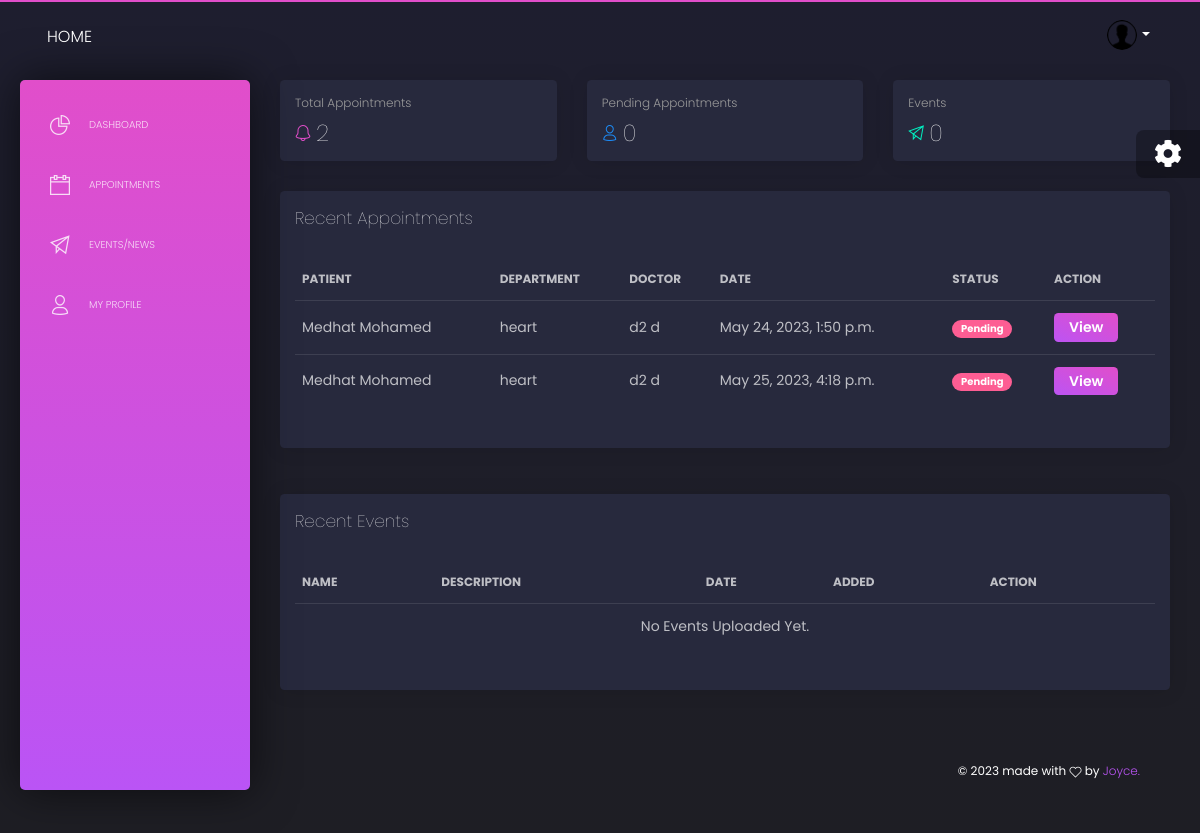
/dashboard/ (signed in), run on an earlier commit of the app's database.
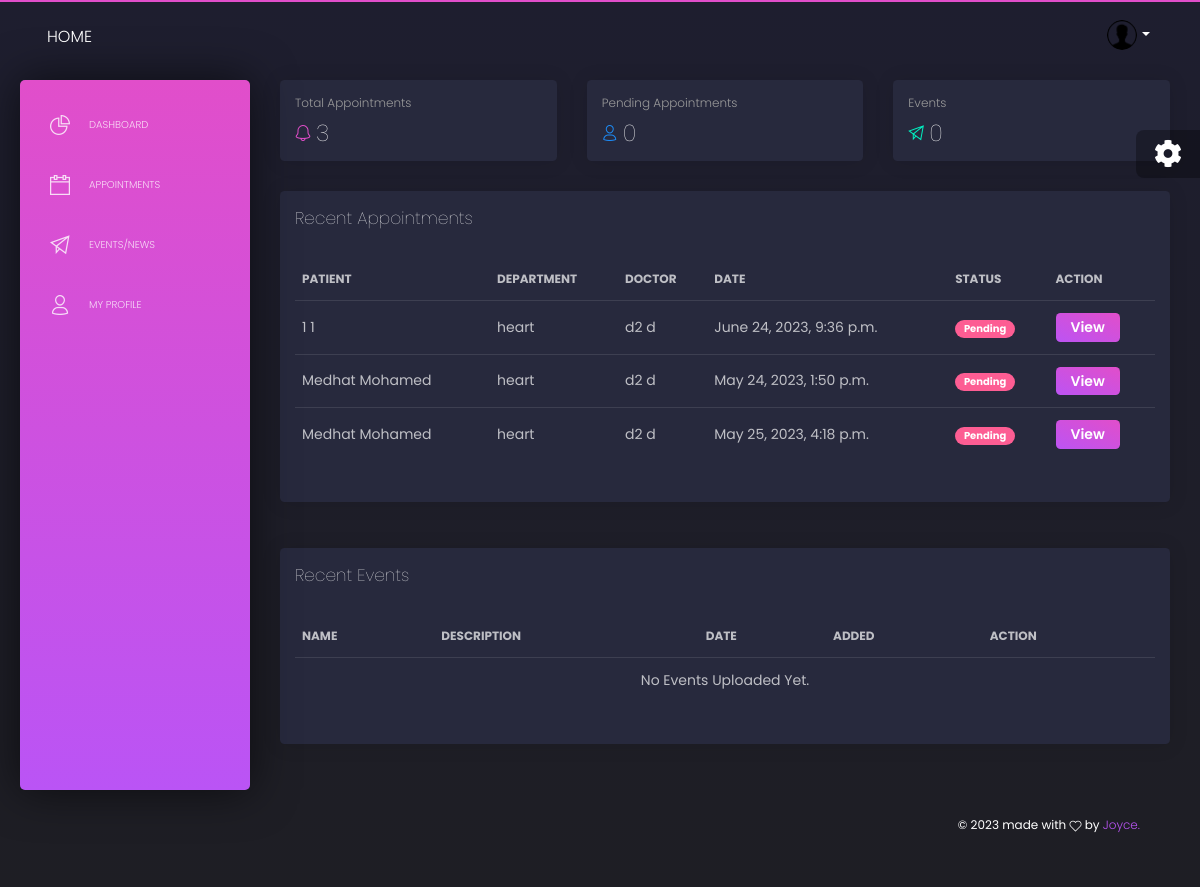
And on a later commit of the database.
### core/models.py (models this page shows, shortened)
class CommonInfo(models.Model):
    created_at = models.DateTimeField(auto_now_add=True)
    last_update = models.DateTimeField(auto_now=True)
    class Meta:
        abstract = True

class Appointment(CommonInfo):
    department = models.ForeignKey(Department, on_delete=models.CASCADE, related_name='appointments', null=True, blank=True)
    doctor = models.ForeignKey(User, on_delete=models.CASCADE, limit_choices_to={'role': 'doctor'}, related_name='appointments_requested', blank=True, null=True)
    patient = models.ForeignKey(User, on_delete=models.CASCADE, related_name='appointments_made', null=True, blank=True)
    date = models.DateTimeField()
    name = models.CharField(max_length=255, null=True, blank=True)
    phone = models.CharField(max_length=255, null=True, blank=True)
    email = models.EmailField(max_length=255, null=True, blank=True)
    message = models.TextField(default='-')
    status = models.CharField(max_length=15, choices=STATUS_CHOICES, default='pending')
    confirmed_by = models.ForeignKey(User, on_delete=models.CASCADE, related_name='appointments_confirmed', blank=True, null=True)
    class Meta:
        unique_together = ('doctor', 'date', )

### users/models.py (models this page shows, shortened)
class CommonInfo(models.Model):
    created_at = models.DateTimeField(auto_now_add=True)
    last_update = models.DateTimeField(auto_now=True)
    class Meta:
        abstract = True

class Department(CommonInfo):
    name = models.CharField(max_length=254)
    description = models.TextField()
    cover_photo = models.ImageField(upload_to="departments/cover_photos/")
    created_at = models.DateTimeField(auto_now_add=True)
    last_update = models.DateTimeField(auto_now=True)
    class Meta:
        ordering = ('name',)

class UserAccount(AbstractUser):
    email = models.EmailField(unique=True)
    first_name = models.CharField(max_length=50)
    last_name = models.CharField(max_length=50)
    photo = models.ImageField(upload_to='users/profile-photos/', null=True)
    phone_number = models.CharField(max_length=50, null=True, blank=True)
    role = models.CharField(max_length=30,choices=ROLE_CHOICES,default='admin')
    gender = models.CharField(max_length=20, choices=GENDER_CHOICES, default='male')
    date_of_birth = models.DateField(null=True, blank=True)
    staff_id = models.CharField(max_length=50, null=True, blank=True)
    id_no = models.PositiveIntegerField(null=True, blank=True)
    specializations = models.ManyToManyField(Specialization, related_name='doctors', blank=True)
    is_available = models.BooleanField(default=True)
    department = models.ForeignKey(Department, on_delete=models.CASCADE, null=True, blank=True, related_name='users')
    bio = models.TextField(default='Aut maiores voluptates amet et quis praesentium qui senda para')
    USERNAME_FIELD = 'email'
    REQUIRED_FIELDS = ['first_name', 'last_name',]
    objects = UserAccountManager()

### doctor_dashboard/views/index.py (the view)
class DashboardTemplateView(DashboardView, TemplateView):
    template_name = 'doctor-dashboard/index.html'
    def get_context_data(self, **kwargs):
        user = self.request.user
        appointments = Appointment.objects.filter(doctor=user)
        context = super().get_context_data(**kwargs)
        context["appointments_count"] = appointments.count()
        context["pending_appointments_count"] = appointments.filter(status='pending').count()
        context["declined_appointments_count"] = appointments.filter(status='declined').count()
        context["confirmed_appointments_count"] = appointments.filter(status='confirmed').count()
        context["events_count"] = user.events_attending.count()
        context["recent_appointments"] = appointments.order_by('-pk')[:10]
        context["recent_events"] = user.events_attending.order_by('-pk')[:10]
        return context

### doctor_dashboard/views/index.py (called while the page is built)
    def test_func(self):
        user = self.request.user
        if  user.role == 'doctor':
            return True
        return False

### templates/doctor-dashboard/index.html (shortened to what the changed rows need)
{% extends 'dashboard/base.html' %}
{% block content %}
        <div class="row">
          <div class="col-lg-4">
            <div class="card card-chart">
              <div class="card-header">
                <h5 class="card-category">Total Appointments</h5>
                <h3 class="card-title"><i class="tim-icons icon-bell-55 text-primary"></i>{{appointments_count}}</h3>
              </div>
            </div>
          </div>
        </div>
        <div class="row mb-3">
          <div class="col-md-12">
            <div class="card ">
              <div class="card-body">
                <div class="table-responsive">
                  <table class="table tablesorter " id="">
                    <thead class=" text-primary">
                      <tr>
                            <th>Patient</th>
                            <th>Department</th>
                            <th>Doctor</th>
                            <th>Date</th>
                            <th>Status</th>
                            <th>Action</th>
                      </tr>
                    </thead>
                    <tbody>
                      {% for appointment in recent_appointments %}
                        <tr>
                            <td> {{ appointment.name }}</td>
                            <td> {{ appointment.department.name}}</td>
                            <td> {{ appointment.doctor.get_full_name }}</td>
                            <td> {{ appointment.date }}</td>
                            {% if appointment.is_confirmed %}
                            <td>
                                <span class="badge badge-pill badge-success">Confirmed</span>
                            </td>
                            {% else %}
                            <td>
                                <span class="badge badge-pill badge-danger">Pending</span>
                            </td>
                            {% endif %}
                            <td>
                                <a href="{% url 'doctor_dashboard:appointments:appointment_details' appointment.pk %}">
                                    <button class="btn btn-primary btn-sm">View</button>
                                </a>
                        </tr>
                        {% empty %}
                            <tr class="text-center">
                                <td colspan="10">No Appointments Requested Yet.</td>
                            </tr>
                        {% endfor %}
                    </tbody>
                  </table>
                </div>
              </div>
            </div>
          </div>
        </div>
        <div class="row mb-3">
          <div class="col-md-12">
            <div class="card ">
              <div class="card-body">
                <div class="table-responsive">
                  <table class="table tablesorter " id="">
                    <thead class=" text-primary">
                      <tr>
                            <th>Name</th>
                            <th>Description</th>
                            <th>Date</th>
                            <th>Added</th>
                            <th>Action</th>
                      </tr>
                    </thead>
                  </table>
                </div>
              </div>
            </div>
          </div>
        </div>
{% endblock %}

What changed in the data, as far as the page shows it:
added Appointment: name "1 1", department.name "heart", doctor.get_full_name "d2 d", date "June 24, 2023, 9:36 p.m."
Also different on the page:
{{ appointments_count }}: "2" → "3"
